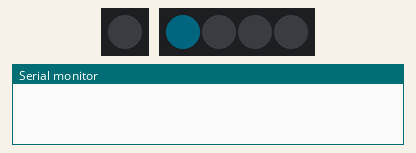
Recording of a sketch running on a simulated Arduino Uno, built with avr-gcc and run on an emulated ATmega328P. Parts: 1 RGB LEDs in strip order, left to right, 4 RGB LEDs in strip order, left to right, the last lines printed to the serial monitor. Dim RGB values are drawn brighter than linear.

Above: at 0.05 s.
At 1.23 s:
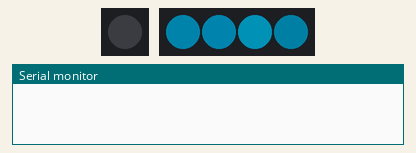
At 4.98 s:
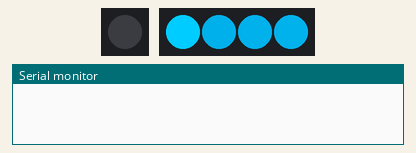
At 39.89 s:
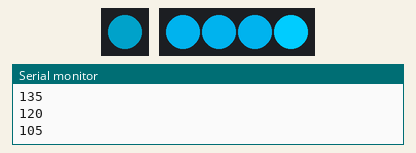
Timing chart, 0 to 40.0 s (numbered marks = the images above):
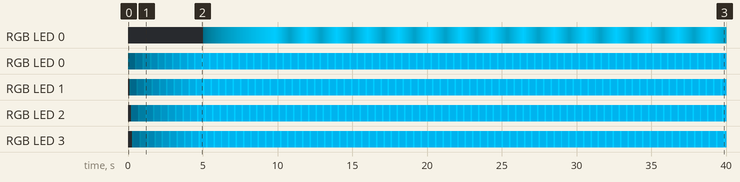

Measured:
- by itself, RGB LED 0: off → RGB(0, 4, 5) at 0.00 s, → RGB(0, 6, 8) 0.10 s later, → RGB(0, 24, 30) 0.39 s later, → RGB(0, 21, 28) 0.10 s later, … (162 changes in this stretch)
- by itself, RGB LED 0: off → RGB(0, 8, 10) at 5.0 s, → RGB(0, 12, 15) 0.10 s later, → RGB(0, 16, 20) 0.10 s later, → RGB(0, 20, 25) 0.10 s later, … (339 changes in this stretch)

The sketch:

neoARC_reactor.ino
```cpp
/* ****************************************************
 * ****                                           *****
 * ****               neoARC_reactor              *****
 * ****                                           *****
 * ****                VER: 1 FINAL               *****
 * ****                                           *****
 * ****************************************************/

#include <Adafruit_NeoPixel.h>  // https://github.com/adafruit/Adafruit_NeoPixel

// ######### ZONA DE CONFIGRACION #########

#define pin_centro 3
#define pin_circunferencia 2

#define num_pixels_centro 1
#define num_pixels_circunferencia 4

int valor_verde = 4;  // 204
int valor_rojo = 0;   // 0
int valor_azul = 5;   // 255


// ##### Variables internas del programa ####

Adafruit_NeoPixel centro = Adafruit_NeoPixel(num_pixels_centro, pin_centro, NEO_GRB + NEO_KHZ800);
Adafruit_NeoPixel circunferencia = Adafruit_NeoPixel(num_pixels_circunferencia, pin_circunferencia, NEO_GRB + NEO_KHZ800);
int brillo_centro = 0;
bool inicio = true;
bool up = false;
void setup() {
  Serial.begin(9600);
  centro.begin();
  circunferencia.begin();
  centro.clear();
  circunferencia.clear();
  centro.show();
  circunferencia.show();
}

void loop() {
  int tiempo = 100;
  for (int i = 0; i <= num_pixels_circunferencia; i++) {
    circunferencia.setPixelColor(i, valor_rojo, valor_verde, valor_azul);
    circunferencia.setPixelColor(i - 1, valor_rojo, map(valor_verde, 4, 204, 4, 150), map(valor_azul, 4, 204, 4, 160));
    centro.setPixelColor(0, 0, 204, 255);
    centro.setBrightness(brillo_centro);
    circunferencia.show();
    centro.show();
    delay(tiempo);
    if (valor_azul <= 255 && valor_verde < 204) {
      valor_azul += 5;
      valor_verde += 4;
    }
    if (tiempo > 50) { tiempo--; }
    if (brillo_centro <= 255 && valor_azul == 255 && valor_verde == 204 && inicio == true) {
      brillo_centro += 5;
      if (brillo_centro >= 255) { inicio = false; }
    }
    // FINAL INICIO
    if (brillo_centro >= 100 && valor_azul == 255 && valor_verde == 204 && inicio == false && up == false) {
      brillo_centro -= 15;
      if (brillo_centro <= 100) {
        up = true;
      }
      Serial.println(brillo_centro);
    }
    if (brillo_centro <= 255 && valor_azul == 255 && valor_verde == 204 && inicio == false && up == true) {
      brillo_centro += 15;
      if (brillo_centro >= 255) {
        up = false;
      }
       Serial.println(brillo_centro);
    }
  }
}
```
